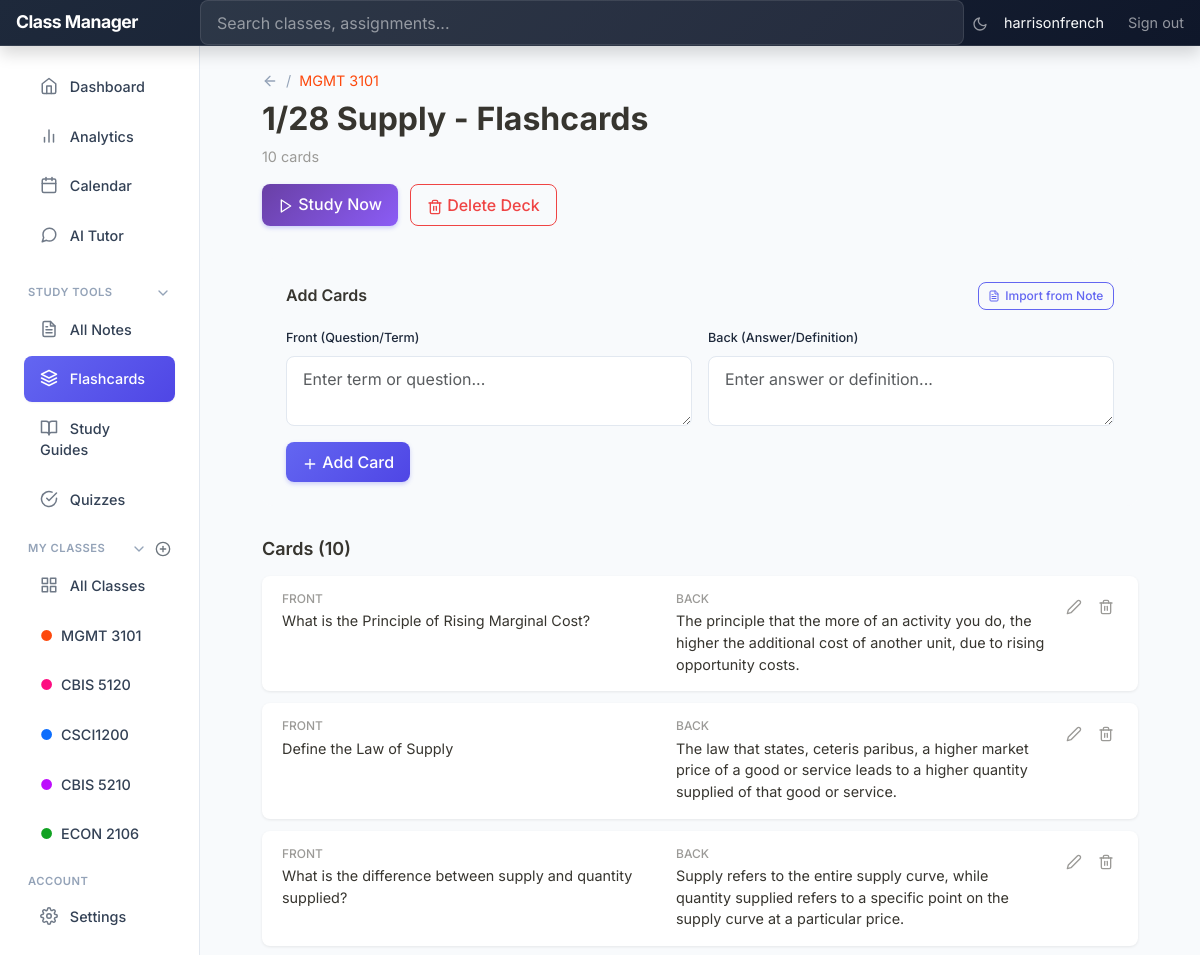
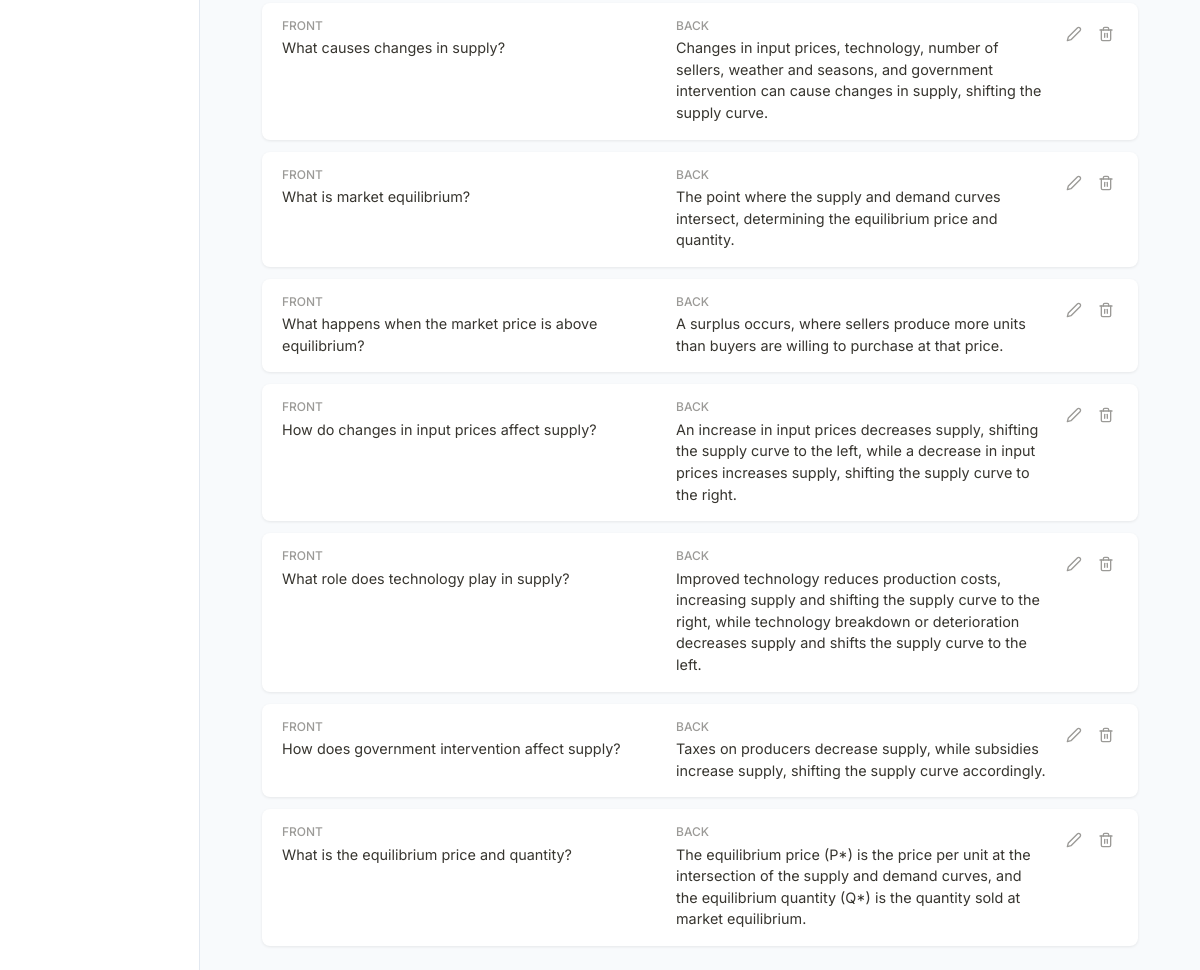
The page /flashcards/deck/3 (signed in) on the database its author committed (2 pictures, top to bottom).
### tables this page shows
CREATE TABLE users (
            id INTEGER PRIMARY KEY AUTOINCREMENT,
            email TEXT UNIQUE NOT NULL,
            username TEXT UNIQUE NOT NULL,
            password_hash TEXT NOT NULL,
            created_at TIMESTAMP DEFAULT CURRENT_TIMESTAMP,
            updated_at TIMESTAMP DEFAULT CURRENT_TIMESTAMP
        );

CREATE TABLE classes (
            id INTEGER PRIMARY KEY AUTOINCREMENT,
            name TEXT NOT NULL,
            code TEXT,
            instructor TEXT,
            semester TEXT,
            color TEXT DEFAULT '#0d6efd',
            description TEXT,
            created_at TIMESTAMP DEFAULT CURRENT_TIMESTAMP,
            updated_at TIMESTAMP DEFAULT CURRENT_TIMESTAMP
        , syllabus_filename TEXT, user_id INTEGER REFERENCES users(id));

CREATE TABLE flashcard_decks (
            id INTEGER PRIMARY KEY AUTOINCREMENT,
            class_id INTEGER NOT NULL,
            title TEXT NOT NULL,
            description TEXT,
            card_count INTEGER DEFAULT 0,
            created_at TIMESTAMP DEFAULT CURRENT_TIMESTAMP,
            updated_at TIMESTAMP DEFAULT CURRENT_TIMESTAMP, user_id INTEGER REFERENCES users(id),
            FOREIGN KEY (class_id) REFERENCES classes (id) ON DELETE CASCADE
        );

CREATE TABLE flashcards (
            id INTEGER PRIMARY KEY AUTOINCREMENT,
            deck_id INTEGER NOT NULL,
            front TEXT NOT NULL,
            back TEXT NOT NULL,
            difficulty INTEGER DEFAULT 0,
            times_reviewed INTEGER DEFAULT 0,
            times_correct INTEGER DEFAULT 0,
            last_reviewed TIMESTAMP,
            next_review TIMESTAMP,
            created_at TIMESTAMP DEFAULT CURRENT_TIMESTAMP,
            FOREIGN KEY (deck_id) REFERENCES flashcard_decks (id) ON DELETE CASCADE
        );

### app/blueprints/flashcards.py (the view)
@flashcards.route('/deck/<int:deck_id>')
@login_required
def view_deck(deck_id):
    db = get_db()
    cursor = db.execute('''
        SELECT d.*, c.name as class_name, c.code as class_code, c.color as class_color
        FROM flashcard_decks d
        JOIN classes c ON d.class_id = c.id
        WHERE d.id = ? AND c.user_id = ?
    ''', (deck_id, session['user_id']))
    deck = cursor.fetchone()
    if not deck:
        flash('Deck not found.', 'error')
        return redirect(url_for('flashcards.list_decks'))
    cursor = db.execute('''
        SELECT * FROM flashcards WHERE deck_id = ? ORDER BY created_at DESC
    ''', (deck_id,))
    cards = cursor.fetchall()
    return render_template('flashcards/deck.html', deck=deck, cards=cards)

### app/templates/flashcards/deck.html (shortened to what this page needs)
{% extends "dashboard_base.html" %}
{% block content %}
<div class="container-fluid py-4" style="max-width: 900px;">
    <div class="deck-header">
        <div class="d-flex align-items-center gap-2 mb-2">
            <a href="{{ url_for('flashcards.list_decks') }}" class="text-decoration-none text-muted">
                <span data-feather="arrow-left"></span>
            </a>
            <span class="text-muted">/</span>
            <span style="color: {{ deck.class_color }};">{{ deck.class_code or deck.class_name }}</span>
        </div>
        <h1>{{ deck.title }}</h1>
        <div class="deck-meta">{{ cards|length }} cards</div>
        <div class="deck-actions">
            {% if cards %}
            <a href="{{ url_for('flashcards.study_deck', deck_id=deck.id) }}" class="btn btn-primary study-btn">
                <span data-feather="play"></span> Study Now
            </a>
            {% endif %}
            <button class="btn btn-outline-danger" data-bs-toggle="modal" data-bs-target="#deleteDeckModal">
                <span data-feather="trash-2"></span> Delete Deck
            </button>
        </div>
    </div>
    <div class="add-card-form">
        <div class="d-flex justify-content-between align-items-center mb-3">
            <h4 class="mb-0">Add Cards</h4>
            <button class="btn btn-sm btn-outline-primary" data-bs-toggle="modal" data-bs-target="#importNoteModal">
                <span data-feather="file-text"></span> Import from Note
            </button>
        </div>
        <form method="POST" action="{{ url_for('flashcards.add_card', deck_id=deck.id) }}" id="addCardForm">
            <div class="card-inputs">
                <div>
                    <label class="form-label small">Front (Question/Term)</label>
                    <textarea class="form-control" name="front" rows="2" placeholder="Enter term or question..." required></textarea>
                </div>
                <div>
                    <label class="form-label small">Back (Answer/Definition)</label>
                    <textarea class="form-control" name="back" rows="2" placeholder="Enter answer or definition..." required></textarea>
                </div>
            </div>
            <button type="submit" class="btn btn-primary mt-3">
                <span data-feather="plus"></span> Add Card
            </button>
        </form>
    </div>
    <div class="cards-section">
        <h3>Cards ({{ cards|length }})</h3>
        {% if cards %}
        <div class="card-list">
            {% for card in cards %}
            <div class="flashcard-item" data-card-id="{{ card.id }}">
                <div class="flashcard-content">
                    <div class="flashcard-side">
                        <h5>Front</h5>
                        <p>{{ card.front }}</p>
                    </div>
                    <div class="flashcard-side">
                        <h5>Back</h5>
                        <p>{{ card.back }}</p>
                    </div>
                </div>
                <div class="flashcard-actions">
                    <button onclick="editCard({{ card.id }}, '{{ card.front|e }}', '{{ card.back|e }}')" title="Edit">
                        <span data-feather="edit-2"></span>
                    </button>
                    <form method="POST" action="{{ url_for('flashcards.delete_card', card_id=card.id) }}" class="d-inline" onsubmit="return confirm('Delete this card?')">
                        <button type="submit" title="Delete">
                            <span data-feather="trash-2"></span>
                        </button>
                    </form>
                </div>
            </div>
            {% endfor %}
        </div>
        {% else %}
        <div class="empty-cards">
            <span data-feather="plus-square" style="width: 40px; height: 40px; stroke-width: 1;"></span>
            <p class="mt-2 mb-0">No cards yet. Add your first card above!</p>
        </div>
        {% endif %}
    </div>
</div>
{% endblock %}

### app/templates/dashboard_base.html (shortened to what this page needs)
<!DOCTYPE html>
<html lang="en">
<head>
    <link href="https://cdn.jsdelivr.net/npm/bootstrap@5.3.0/dist/css/bootstrap.min.css" rel="stylesheet">
    <link href="{{ url_for('static', filename='css/dashboard.css') }}" rel="stylesheet">
</head>
<body>
    <header class="navbar navbar-dark sticky-top bg-dark flex-md-nowrap p-0 shadow">
        <a class="navbar-brand col-md-3 col-lg-2 me-0 px-3" href="{{ url_for('dashboard') }}">Class Manager</a>
        <form class="w-100" action="{{ url_for('search') }}" method="GET">
            <input class="form-control form-control-dark w-100" type="text" name="q" placeholder="Search classes, assignments..." aria-label="Search" style="color: #fff;">
        </form>
        <div class="navbar-nav">
            <div class="nav-item text-nowrap d-flex align-items-center">
                <button class="btn btn-link nav-link px-2" onclick="toggleTheme()" title="Toggle dark mode" style="font-size: 1.1rem;">
                    <span id="themeIcon" data-feather="moon"></span>
                </button>
                {% if g.user %}
                <span class="text-light px-2">{{ g.user.username }}</span>
                <a class="nav-link px-3" href="{{ url_for('auth.logout') }}">Sign out</a>
                {% else %}
                <a class="nav-link px-3" href="{{ url_for('auth.login') }}">Sign in</a>
                {% endif %}
            </div>
        </div>
    </header>
    <div class="container-fluid">
        <div class="row">
            <nav id="sidebarMenu" class="col-md-3 col-lg-2 d-md-block bg-light sidebar collapse">
                <div class="position-sticky pt-3 sidebar-sticky">
                    <ul class="nav flex-column">
                        <li class="nav-item">
                            <a class="nav-link {% if request.endpoint == 'dashboard' %}active{% endif %}" href="{{ url_for('dashboard') }}">
                                <span data-feather="home"></span>
                                Dashboard
                            </a>
                        </li>
                        <li class="nav-item">
                            <a class="nav-link {% if 'analytics' in request.endpoint %}active{% endif %}" href="{{ url_for('analytics.dashboard') }}">
                                <span data-feather="bar-chart-2"></span>
                                Analytics
                            </a>
                        </li>
                        <li class="nav-item">
                            <a class="nav-link {% if request.endpoint == 'calendar' %}active{% endif %}" href="{{ url_for('calendar') }}">
                                <span data-feather="calendar"></span>
                                Calendar
                            </a>
                        </li>
                        <li class="nav-item">
                            <a class="nav-link {% if 'ai_chat' in request.endpoint %}active{% endif %}" href="{{ url_for('ai_chat.chat_home') }}">
                                <span data-feather="message-circle"></span>
                                AI Tutor
                            </a>
                        </li>
                    </ul>
                    <h6 class="sidebar-heading d-flex justify-content-between align-items-center px-3 mt-4 mb-1 text-muted">
                        <a class="text-muted text-decoration-none d-flex align-items-center w-100" data-bs-toggle="collapse" href="#studyToolsCollapse" role="button" aria-expanded="true" aria-controls="studyToolsCollapse">
                            <span>Study Tools</span>
                            <span data-feather="chevron-down" class="ms-auto collapse-icon" style="width: 16px; height: 16px;"></span>
                        </a>
                    </h6>
                    <div class="collapse show" id="studyToolsCollapse">
                        <ul class="nav flex-column mb-2">
                            <li class="nav-item">
                                <a class="nav-link {% if request.endpoint == 'notes.list_notes' %}active{% endif %}" href="{{ url_for('notes.list_notes') }}">
                                    <span data-feather="file-text"></span>
                                    All Notes
                                </a>
                            </li>
                            <li class="nav-item">
                                <a class="nav-link {% if 'flashcards' in request.endpoint %}active{% endif %}" href="{{ url_for('flashcards.list_decks') }}">
                                    <span data-feather="layers"></span>
                                    Flashcards
                                </a>
                            </li>
                            <li class="nav-item">
                                <a class="nav-link {% if 'study_guides' in request.endpoint %}active{% endif %}" href="{{ url_for('study_guides.list_guides') }}">
                                    <span data-feather="book-open"></span>
                                    Study Guides
                                </a>
                            </li>
                            <li class="nav-item">
                                <a class="nav-link {% if 'quizzes' in request.endpoint %}active{% endif %}" href="{{ url_for('quizzes.list_quizzes') }}">
                                    <span data-feather="check-circle"></span>
                                    Quizzes
                                </a>
                            </li>
                        </ul>
                    </div>
                    <h6 class="sidebar-heading d-flex justify-content-between align-items-center px-3 mt-3 mb-1 text-muted">
                        <a class="text-muted text-decoration-none d-flex align-items-center flex-grow-1" data-bs-toggle="collapse" href="#classesCollapse" role="button" aria-expanded="true" aria-controls="classesCollapse">
                            <span>My Classes</span>
                            <span data-feather="chevron-down" class="ms-auto collapse-icon" style="width: 16px; height: 16px;"></span>
                        </a>
                        <a class="link-secondary ms-2" href="{{ url_for('classes.create_class') }}" aria-label="Add a new class">
                            <span data-feather="plus-circle"></span>
                        </a>
                    </h6>
                    <div class="collapse show" id="classesCollapse">
                        <ul class="nav flex-column mb-2">
                            <li class="nav-item">
                                <a class="nav-link {% if request.endpoint == 'classes.list_classes' %}active{% endif %}" href="{{ url_for('classes.list_classes') }}">
                                    <span data-feather="grid"></span>
                                    All Classes
                                </a>
                            </li>
                            {% if sidebar_classes %}
                                {% for class in sidebar_classes %}
                                <li class="nav-item">
                                    <a class="nav-link {% if request.endpoint == 'classes.view_class' and request.view_args.get('class_id') == class.id %}active{% endif %}" href="{{ url_for('classes.view_class', class_id=class.id) }}">
                                        <span class="me-1" style="color: {{ class.color }};">&#9679;</span>
                                        {{ class.code or class.name }}
                                    </a>
                                </li>
                                {% endfor %}
                            {% endif %}
                        </ul>
                    </div>
                    <h6 class="sidebar-heading d-flex justify-content-between align-items-center px-3 mt-3 mb-1 text-muted">
                        <span>Account</span>
                    </h6>
                    <ul class="nav flex-column mb-2">
                        <li class="nav-item">
                            <a class="nav-link {% if 'settings' in request.endpoint %}active{% endif %}" href="{{ url_for('settings.preferences') }}">
                                <span data-feather="settings"></span>
                                Settings
                            </a>
                        </li>
                    </ul>
                </div>
            </nav>
            <main class="col-md-9 ms-sm-auto col-lg-10 px-md-4">
                {% block content %}{% endblock %}
            </main>
        </div>
    </div>
</body>
</html>

### rows shown on the page
users: user.username "harrisonfrench"
classes: code "MGMT 3101"
classes: code "CBIS 5120"
classes: code "CSCI1200"
classes: code "CBIS 5210"
classes: code "ECON 2106"
flashcard_decks: title "1/28 Supply - Flashcards"
flashcards: front "What is the Principle of Rising Marginal Cost?", back "The principle that the more of an activity you do, the higher the additional cost of another unit, due to rising opportunity costs."
flashcards: front "Define the Law of Supply", back "The law that states, ceteris paribus, a higher market price of a good or service leads to a higher quantity supplied of that good or service."
flashcards: front "What is the difference between supply and quantity supplied?", back "Supply refers to the entire supply curve, while quantity supplied refers to a specific point on the supply curve at a particular price."
flashcards: front "What causes changes in supply?", back "Changes in input prices, technology, number of sellers, weather and seasons, and government intervention can cause changes in supply, shifting the supply curve."
flashcards: front "What is market equilibrium?", back "The point where the supply and demand curves intersect, determining the equilibrium price and quantity."
flashcards: front "What happens when the market price is above equilibrium?", back "A surplus occurs, where sellers produce more units than buyers are willing to purchase at that price."
flashcards: front "How do changes in input prices affect supply?", back "An increase in input prices decreases supply, shifting the supply curve to the left, while a decrease in input prices increases supply, shifting the supply curve to the right."
flashcards: front "What role does technology play in supply?", back "Improved technology reduces production costs, increasing supply and shifting the supply curve to the right, while technology breakdown or deterioration decreases supply and shifts the supply curve to the left."
flashcards: front "How does government intervention affect supply?", back "Taxes on producers decrease supply, while subsidies increase supply, shifting the supply curve accordingly."
flashcards: front "What is the equilibrium price and quantity?", back "The equilibrium price (P*) is the price per unit at the intersection of the supply and demand curves, and the equilibrium quantity (Q*) is the quantity sold at market equilibrium."

### other values the page prints
{{ cards|length }} "10"
